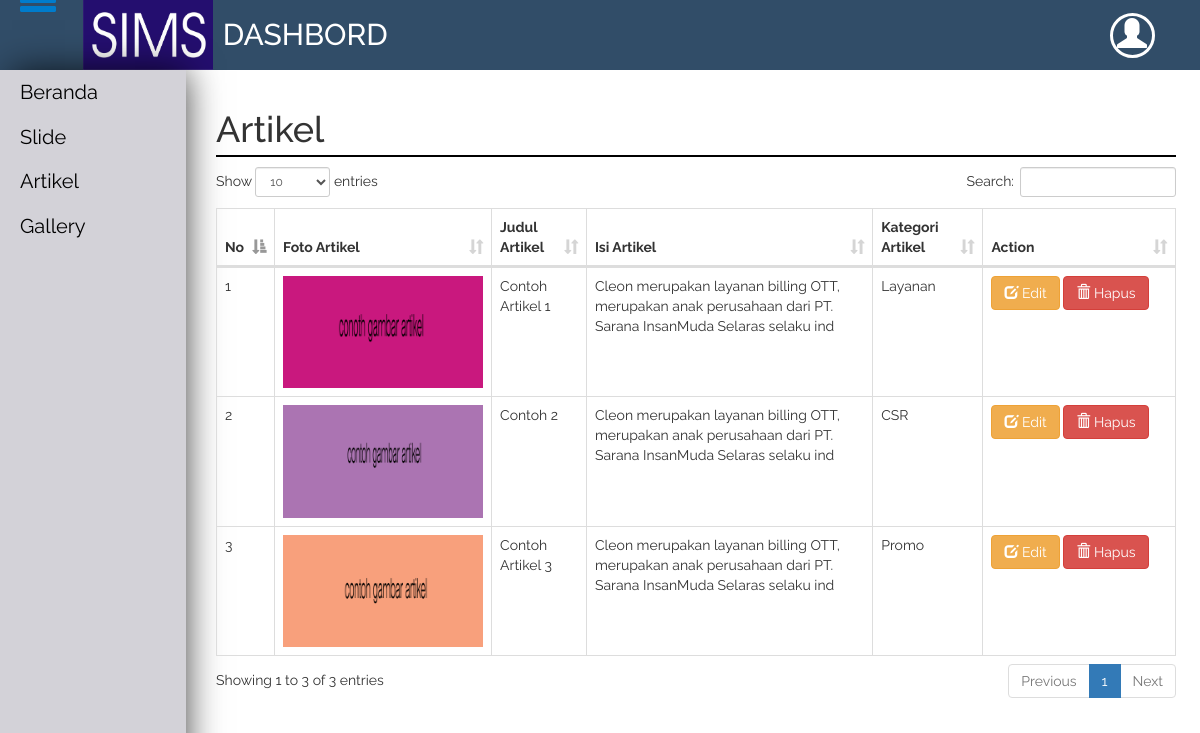
The app's page /admin/page/artikel with its own data.
### tables this page shows
CREATE TABLE `artikel` (
  `id_artikel` varchar(50) NOT NULL,
  `foto_artikel` text NOT NULL,
  `judul_artikel` varchar(100) NOT NULL,
  `isi_artikel` text NOT NULL,
  `id_kategori_artikel` varchar(100) NOT NULL
);

CREATE TABLE `kategori_artikel` (
  `id_kategori_artikel` varchar(100) NOT NULL,
  `nama_kategori_artikel` varchar(200) NOT NULL
);

### application/controllers/Admin.php (called while the page is built, shortened)
<?php
	class admin extends CI_Controller{
		function __construct(){
			$this->load->model('model_cleo');
		}
		function page(){
			$page = $this->uri->segment(3);
			$data['page']=$page;
			if($page == 'slide'){
				$data['tmp_slide']=$this->model_cleo->tmp_slide()->result();
				$this->load->view('index',$data);
			}else if($page == 'artikel'){
				$tmp_artikel = $this->db->query("SELECT * FROM artikel,kategori_artikel WHERE artikel.id_kategori_artikel = kategori_artikel.id_kategori_artikel");
				$data['tmp_artikel'] = $tmp_artikel->result();
				$this->load->view('index',$data);
			}else if($page == 'f_artikel'){
				$f_artikel = $this->uri->segment(4);
					if(empty($f_artikel)){
						$data['status'] = 'simpan';
						$data['value'] = 'Simpan';
						$data['judul'] = 'Input Data Artikel';
						$data['open'] = 'admin/simpan_artikel';
						$data['kode'] = $this->model_cleo->id_artikel();
					}else{
						$data['status']='edit';
						$data['value'] = 'Edit';
						$data['judul'] = 'Edit Data Artikel';
						$data['open'] = 'admin/edit_artikel';
						$data['hsl'] = $this->model_cleo->qw("artikel","WHERE id_artikel = '$f_artikel'");
					}
					$this->load->view('index',$data);
			}else if($page == 'kategori_galery'){
				$data['tmp_kategori_galery']=$this->model_cleo->tmp_kategori_galery()->result();
				$this->load->view('index',$data);
			}else if($page == 'f_kategori_galery'){
				$f_kategori_galery = $this->uri->segment(4);
				if(empty($f_kategori_galery)){
					$data['status']='simpan';
					$data['value'] = 'Simpan';
					$data['judul'] = 'Input Data Kategori Galery';
					$data['open'] = 'admin/simpan_kategori_galery';
				}else{
					$data['status']='edit';
					$data['value']='Edit';
					$data['judul'] = 'Edit Data Kategori Galery';
					$data['open'] = 'admin/edit_kategori_galery';
					$data['hsl']=$this->model_cleo->qw("kategori_galery","WHERE id_kategori_galery = '$f_kategori_galery'");
				}
				$this->load->view('index',$data);
			}else if($page == 'galery'){
				$tmp_galery = $this->db->query("SELECT * FROM galery,kategori_galery WHERE galery.id_kategori_galery = kategori_galery.id_kategori_galery");
				$data['tmp_galery'] = $tmp_galery->result();
				$this->load->view('index',$data);
			}else if($page == 'f_galery'){
				$f_galery = $this->uri->segment(4);
				if(empty($f_galery)){
					$data['status']='simpan';
					$data['value'] = 'Simpan';
					$data['judul']='Input Data Galery';
					$data['open'] = 'admin/simpan_galery';
					$data['kode'] = $this->model_cleo->id_galery();
				}else{
					$data['status'] = 'edit';
					$data['value'] = 'Edit';
					$data['judul'] = 'Edit Data Galery';
					$data['open'] = 'admin/edit_galery';
					$data['hsl'] = $this->model_cleo->qw("galery","WHERE id_galery = '$f_galery'");
				}
				$this->load->view('index',$data);
			}else if($page == 'identitas'){
				$item_identitas = $this->model_cleo->tmp_identitas()->row_array();
				$hsl_identitas = $item_identitas['id_identitas'];
				$data['item'] = $item_identitas;
				$data['kode'] = $hsl_identitas;
				$data['tmp_identitas'] = $this->model_cleo->tmp_identitas()->result();
				$this->load->view('index',$data);
			}else if($page == 'f_identitas'){
				$f_identitas = $this->uri->segment(4);
				if(empty($f_identitas)){
					$data['status'] = 'simpan';
					$data['value'] = 'Simpan';
					$data['judul'] = 'Input Data Identitas';
					$data['open'] = 'admin/simpan_identitas';
					$data['kode'] = $this->model_cleo->id_identitas();
				}else{
					$data['status'] = 'edit';
					$data['value'] = 'Edit';
					$data['judul'] = 'Edit Data Identitas';
					$data['open'] = 'admin/edit_identitas';
					$data['hsl'] = $this->model_cleo->qw("identitas","WHERE id_identitas = '$f_identitas'");
				}
				$this->load->view('index',$data);
			}else if($page == 'kategori_artikel'){
				$data['tmp_kategori_artikel'] = $this->model_cleo->tmp_kategori_artikel()->result();
				$this->load->view('index',$data);
			}else if($page == 'f_kategori_artikel'){
				$f_kategori_artikel = $this->uri->segment(4);
				if(empty($f_kategori_artikel)){
					$data['status'] = 'simpan';
					$data['value'] = 'Simpan';
					$data['judul'] = 'Input Data Kategori Artikel';
					$data['open'] = 'admin/simpan_kategori_artikel';
					$data['kode'] = $this->model_cleo->id_kategori_artikel();
				}else{
					$data['status'] = 'edit';
					$data['value'] = 'Edit';
					$data['judul'] = 'Edit Data Kategori Artikel';
					$data['open'] = 'admin/edit_kategori_artikel';
					$data['hsl'] = $this->model_cleo->qw("kategori_artikel","WHERE id_kategori_artikel = '$f_kategori_artikel'");
				}
				$this->load->view('index',$data);
			}else{
				$this->load->view('index',$data);
			}
		}
	}
 ?>

### index.php (called while the page is built, shortened)
<?php
require_once BASEPATH.'core/CodeIgniter.php';

### application/views/content/artikel.php (the view, shortened to what this page needs)
<h1>Artikel
</h1>
<table class="table table-bordered" id="table">
	<thead>
		<tr>
			<th style="width: 5%;">No</th>
			<th>Foto Artikel</th>
			<th>Judul Artikel</th>
			<th>Isi Artikel</th>
			<th>Kategori Artikel</th>
			<th style="width: 20%">Action</th>
		</tr>
	</thead>
	<tbody>
	<?php
	$no = 0;
	foreach ($tmp_artikel as $data) {$no++
	 ?>
		<tr>
			<td><?php echo $no; ?></td>
			<td><img src="<?php echo base_url() ?>artikel/<?php echo $data->foto_artikel ?>" width="200px"></td>
			<td><?php echo $data->judul_artikel; ?></td>
			<td><?php echo substr($data->isi_artikel, 0,110); ?></td>
			<td><?php echo $data->nama_kategori_artikel ?></td>
			<td>
				<a href="<?php echo site_url('admin/page/f_artikel') ?>/<?php echo $data->id_artikel ?>" class="btn btn-warning"><span class="glyphicon glyphicon-edit"></span> Edit</a>
				<a href="<?php echo site_url('admin/hapus_artikel') ?>/<?php echo $data->id_artikel ?>" class="btn btn-danger"><span class="glyphicon glyphicon-trash"></span> Hapus</a>
			</td>
		</tr>
	<?php } ?>
	</tbody>
</table>

### application/views/index.php (shortened to what this page needs)
<!DOCTYPE html>
<html>
<head>
   <link rel="stylesheet" type="text/css" href="<?php echo base_url('bootstrap/css/bootstrap.min.css'); ?>">
  <link rel="stylesheet" type="text/css" href="<?php echo base_url('bootstrap/css/index.css'); ?>">
  <link rel="stylesheet" type="text/css" href="<?php echo base_url('DataTables/media/css/dataTables.bootstrap.min.css'); ?>">
</head>
<body>
<div class="header">
  <div class="logo">
    <img src="<?php echo base_url("img/logo.png") ?>">
    <h2 class="satu">DASHBORD</h2>
    <h1 onclick="menu_header()"><span class="glyphicon glyphicon-align-justify"></span></h1>
  </div>
  <div class="logout">
    <a href="<?php echo site_url('master/logout');?>" data-toggle="tooltip" data-placement="bottom" title="Logout"><span class="glyphicon glyphicon-user"></span></a>
  </div>
</div>
<div class="menu_kiri">
  <section>
          <?php if($this->session->userdata('level')=="master"){ ?>
         <a href="<?php echo site_url('admin/page/beranda');?>">Beranda</a>
         <a href="<?php echo site_url('admin/page/slide');?>">Slide</a>
         <a data-toggle="collapse" data-target="#artikel_bawah">Artikel</a>
         <div class="collapse drop-menu-kiri" id="artikel_bawah">
         <a href="<?php echo site_url('admin/page/kategori_artikel');?>">Kategori Artkel</a>
         <a href="<?php echo site_url('admin/page/artikel');?>">Data Artikel</a>
         </div>
         <a data-toggle="collapse" data-target="#galery_bawah">Gallery</a>
         <div class="collapse drop-menu-kiri" id="galery_bawah">
         <a href="<?php echo site_url('admin/page/kategori_galery');?>">Kategori Gallery</a>
         <a href="<?php echo site_url('admin/page/galery');?>">Data Gallery</a>
         </div>
         <a href="<?php echo site_url('admin/page/identitas');?>">Identitas</a>
         <?php }else{ ?>
         <a href="<?php echo site_url('admin/page/beranda');?>">Beranda</a>
         <a href="<?php echo site_url('admin/page/slide');?>">Slide</a>
         <a data-toggle="collapse" data-target="#artikel_bawah_2">Artikel</a>
         <a data-toggle="collapse" data-target="#galery_bawah_2">Gallery</a>
         <?php } ?>
  </section>
</div>
<div class="content">
  <?php
    include "content/".$page.".php";
  ?>
</div>
</body>
</html>

### records on screen
artikel: foto_artikel (picture), judul_artikel "Contoh Artikel 1", isi_artikel "Cleon merupakan layanan billing OTT, merupakan anak perusahaan dari PT. Sarana InsanMuda Selaras selaku ind", id_kategori_artikel.nama_kategori_artikel "Layanan"
artikel: foto_artikel (picture), judul_artikel "Contoh 2", isi_artikel "Cleon merupakan layanan billing OTT, merupakan anak perusahaan dari PT. Sarana InsanMuda Selaras selaku ind", id_kategori_artikel.nama_kategori_artikel "CSR"
artikel: foto_artikel (picture), judul_artikel "Contoh Artikel 3", isi_artikel "Cleon merupakan layanan billing OTT, merupakan anak perusahaan dari PT. Sarana InsanMuda Selaras selaku ind", id_kategori_artikel.nama_kategori_artikel "Promo"
